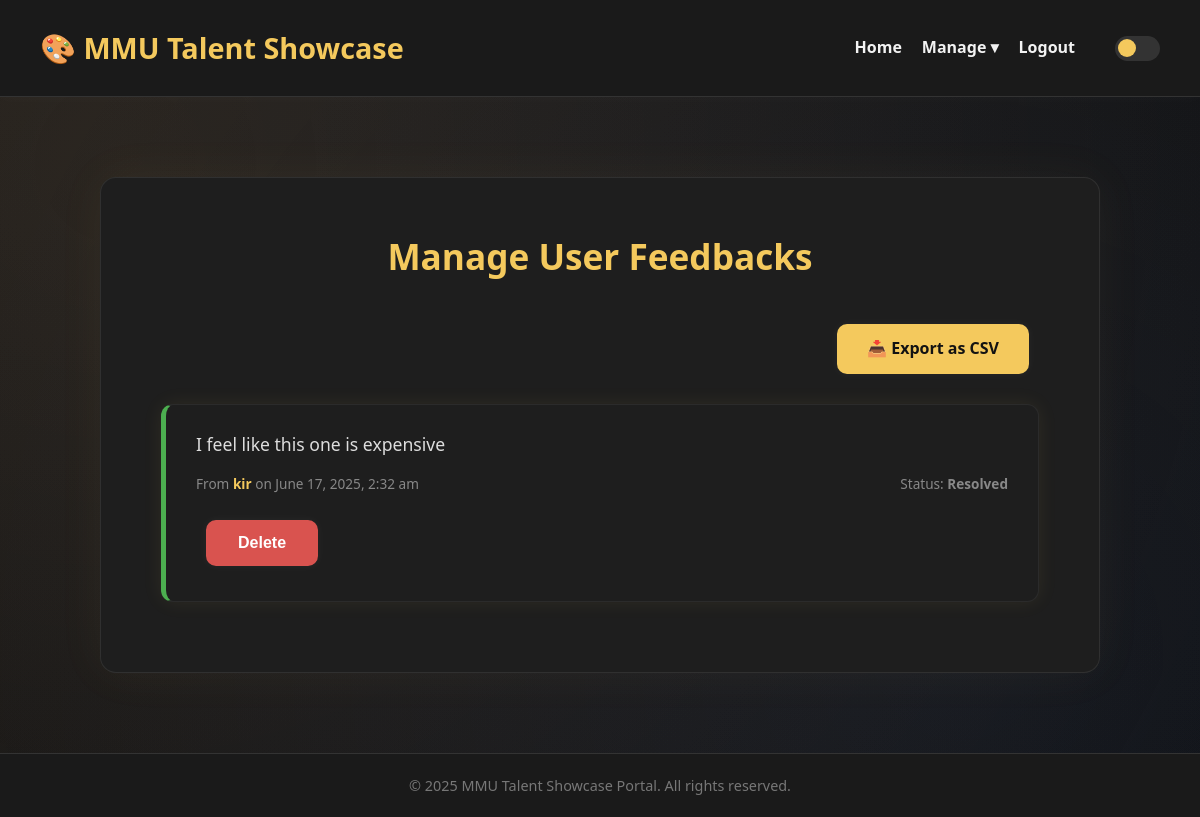
Screenshot of /feedback_manage.php (signed in) with the database file from the repository.
### tables this page shows
CREATE TABLE `feedback` (
  `feedback_id` int(11) NOT NULL,
  `user_id` int(11) NOT NULL,
  `message` text NOT NULL,
  `submitted_at` datetime DEFAULT current_timestamp(),
  `status` enum('pending','resolved') NOT NULL DEFAULT 'pending'
);

CREATE TABLE `users` (
  `user_id` int(11) NOT NULL,
  `username` varchar(50) NOT NULL,
  `email` varchar(100) NOT NULL,
  `password` varchar(255) NOT NULL,
  `profile_picture` varchar(255) DEFAULT NULL,
  `profile_image` varchar(255) DEFAULT NULL,
  `bio` text DEFAULT NULL,
  `is_public` tinyint(1) DEFAULT 1,
  `role` enum('admin','talent','buyer') NOT NULL DEFAULT 'talent'
);

### feedback_manage.php (the view, shortened to what this page needs)
<?php
require_once 'includes/db.php';
$feedbacks = [];
try {
    $stmt = $pdo->query("SELECT f.*, u.username FROM feedback f JOIN users u ON f.user_id = u.user_id ORDER BY FIELD(f.status, 'pending', 'resolved'), f.submitted_at DESC");
    $feedbacks = $stmt->fetchAll(PDO::FETCH_ASSOC);
} catch (PDOException $e) {
    $msg = "❌ Error retrieving feedback: " . $e->getMessage();
}
include 'includes/header.php';
?>
<div class="container auth-box" style="max-width: 1000px;">
    <h2 style="color: #f4c95d; text-align: center; margin-bottom: 30px;">Manage User Feedbacks</h2>
    <?php
    if (count($feedbacks) > 0):
    ?>
        <div style="text-align: right; margin-bottom: 20px;">
            <a href="feedback_manage.php?export=csv" class="btn gold">📥 Export as CSV</a>
        </div>
        <div class="feedback-list" style="margin-top: 20px;">
            <?php
            foreach ($feedbacks as $fb):
            ?>
                <div class="news-card" style="margin-bottom: 20px; padding: 25px 30px; border-left: 5px solid <?= $fb['status'] === 'pending' ? '#f4c95d' : '#4CAF50' ?>;">
                    <p style="font-size: 1.1rem; color: #ddd; margin-bottom: 10px;"><?= nl2br(htmlspecialchars($fb['message'])) ?></p>
                    <div class="meta" style="font-size: 0.85rem; color: #888;">
                        From <a href="profile.php?user_id=<?= htmlspecialchars($fb['user_id']) ?>" style="color: #f4c95d; text-decoration: none;"><strong><?= htmlspecialchars($fb['username']) ?></strong></a>
                        on <?= date("F j, Y, g:i a", strtotime($fb['submitted_at'])) ?>
                        <span style="float: right;">Status: <strong><?= htmlspecialchars(ucfirst($fb['status'])) ?></strong></span>
                    </div>
                    <form method="POST" style="margin-top: 15px;">
                        <button type="submit" name="delete_feedback" class="btn outline" style="background-color: #d9534f; color: white; border-color: #d9534f;" onclick="return confirm('Are you sure you want to delete this feedback?');">Delete</button>
                    </form>
                </div>
            <?php endforeach; ?>
        </div>
    <?php
    else:
    ?>
        <p style="text-align: center; font-size: 1.1rem; color: #ccc;">No user feedbacks found yet.</p>
    <?php endif; ?>
</div>
<?php
include 'includes/footer.php';
?>

### assets/css/style.css (style rules this page uses)
* { margin: 0; padding: 0; box-sizing: border-box; }
body { font-family: 'Segoe UI', Tahoma, sans-serif; background: radial-gradient(circle at top left, #1a1a1a, #0d0d0d); color: #f1f1f1; overflow-x: hidden; position: relative; line-height: 1.6; font-size: 16px; }
body::before { content: ""; position: fixed; top: 0; left: 0; width: 100%; height: 100%; background: radial-gradient(circle at 10% 20%, rgba(255, 184, 108, 0.08), transparent), radial-gradient(circle at 80% 80%, rgba(108, 156, 255, 0.08), transparent); z-index: -1; pointer-events: none; }
.btn { display: inline-block; padding: 12px 30px; font-size: 1rem; font-weight: bold; text-decoration: none; border-radius: 10px; transition: all 0.3s ease; box-shadow: 0 0 10px rgba(255, 255, 255, 0.05); margin: 10px; }
.btn.gold { background-color: #f4c95d; color: #121212; border: none; }
.btn.outline { background: transparent; color: #f4c95d; border: 2px solid #f4c95d; }
.news-card { background-color: #1e1e1e; border-radius: 12px; padding: 25px 30px; margin-bottom: 30px; box-shadow: 0 0 20px rgba(244, 201, 93, 0.08); border: 1px solid rgba(255, 255, 255, 0.06); }
.news-card p { color: #ddd; line-height: 1.6; }
.news-card .meta { font-size: 0.85rem; color: #888; margin-top: 15px; }
.auth-box { max-width: 700px; margin: 80px auto; background-color: #1e1e1e; padding: 50px 60px; border-radius: 16px; box-shadow: 0 0 50px rgba(244, 201, 93, 0.05), 0 0 10px rgba(255, 255, 255, 0.02); border: 1px solid rgba(255, 255, 255, 0.08); backdrop-filter: blur(6px); }
.auth-box h2 { color: #f4c95d; font-size: 2.2rem; margin-bottom: 25px; text-align: center; }
.auth-box a { color: #f4c95d; text-decoration: none; }

### rows the page displays
feedback: message "I feel like this one is expensive", user.username "kir", submitted_at "June 17, 2025, 2:32 am", status "Resolved"
